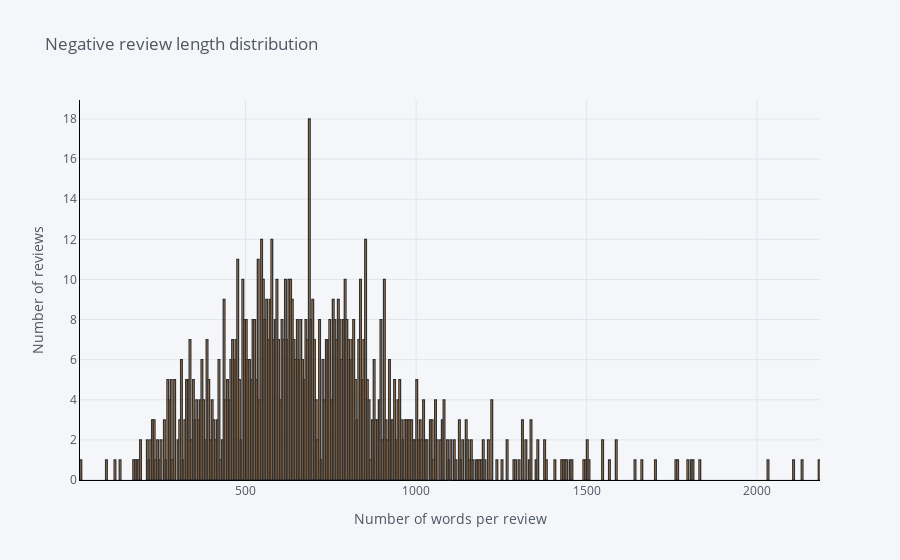
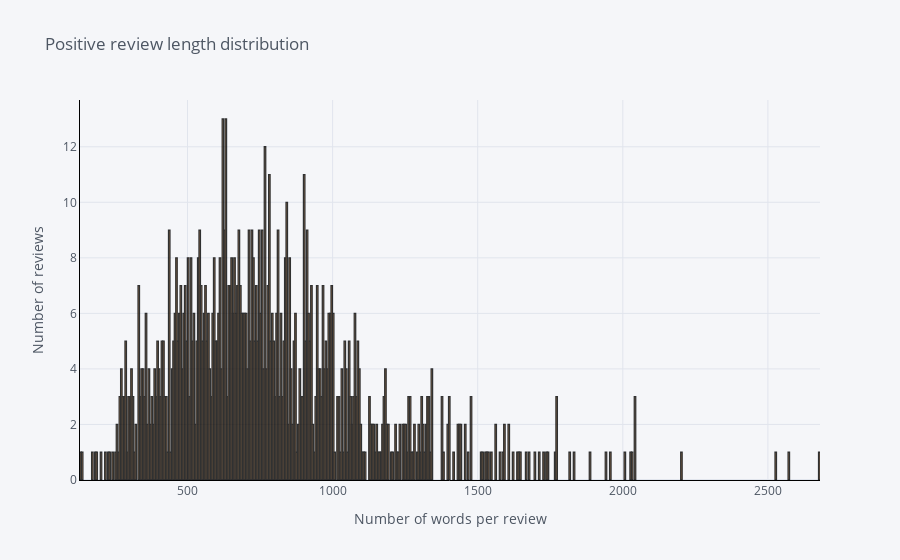

The notebook cell these images were saved under, in order:
### Code cell
#Computing all the useful graphs that describe the relations between the statistics computed previously

cf.go_offline()
cf.set_config_file(offline=False, world_readable=True)

def track_length_rev(table, bins, title):
    """
    Plots the length of each review belonging to the dataset "table"
    @table: dataset that we are considering
    @bins: number of bins
    @title: title that we want to give to the final plot
    """
    table['num_of_words'].iplot(
                                kind='hist',
                                bins=bins,
                                xTitle='Number of words per review',
                                linecolor='black',
                                yTitle='Number of reviews',
                                title=title)

track_length_rev(negative_reviews_table, 1000, "Negative review length distribution")
track_length_rev(positive_reviews_table, 1000, "Positive review length distribution")

### Figure 1 — Plotly figure (JSON) as saved in the notebook; plotly's stock layout.template omitted (floating-point values rounded to 4 significant figures; data arrays with more than 128 entries replaced by an {"elided": "..."} marker saying what was removed)
{"data": [{"histfunc": "count", "histnorm": "", "marker": {"color": "rgba(255, 153, 51, 1.0)", "line": {"color": "#000000", "width": 1.3}}, "name": "num_of_words", "nbinsx": 1000, "opacity": 0.8, "orientation": "v", "type": "histogram", "x": {"elided": "1000 int values"}}], "layout": {"barmode": "overlay", "legend": {"bgcolor": "#F5F6F9", "font": {"color": "#4D5663"}}, "paper_bgcolor": "#F5F6F9", "plot_bgcolor": "#F5F6F9", "title": {"font": {"color": "#4D5663"}, "text": "Negative review length distribution"}, "xaxis": {"gridcolor": "#E1E5ED", "linecolor": "black", "showgrid": true, "tickfont": {"color": "#4D5663"}, "title": {"font": {"color": "#4D5663"}, "text": "Number of words per review"}, "zerolinecolor": "#E1E5ED"}, "yaxis": {"gridcolor": "#E1E5ED", "linecolor": "black", "showgrid": true, "tickfont": {"color": "#4D5663"}, "title": {"font": {"color": "#4D5663"}, "text": "Number of reviews"}, "zerolinecolor": "#E1E5ED"}}}

### Figure 2 — Plotly figure (JSON) as saved in the notebook; plotly's stock layout.template omitted (floating-point values rounded to 4 significant figures; data arrays with more than 128 entries replaced by an {"elided": "..."} marker saying what was removed)
{"data": [{"histfunc": "count", "histnorm": "", "marker": {"color": "rgba(255, 153, 51, 1.0)", "line": {"color": "#000000", "width": 1.3}}, "name": "num_of_words", "nbinsx": 1000, "opacity": 0.8, "orientation": "v", "type": "histogram", "x": {"elided": "1000 int values"}}], "layout": {"barmode": "overlay", "legend": {"bgcolor": "#F5F6F9", "font": {"color": "#4D5663"}}, "paper_bgcolor": "#F5F6F9", "plot_bgcolor": "#F5F6F9", "title": {"font": {"color": "#4D5663"}, "text": "Positive review length distribution"}, "xaxis": {"gridcolor": "#E1E5ED", "linecolor": "black", "showgrid": true, "tickfont": {"color": "#4D5663"}, "title": {"font": {"color": "#4D5663"}, "text": "Number of words per review"}, "zerolinecolor": "#E1E5ED"}, "yaxis": {"gridcolor": "#E1E5ED", "linecolor": "black", "showgrid": true, "tickfont": {"color": "#4D5663"}, "title": {"font": {"color": "#4D5663"}, "text": "Number of reviews"}, "zerolinecolor": "#E1E5ED"}}}
